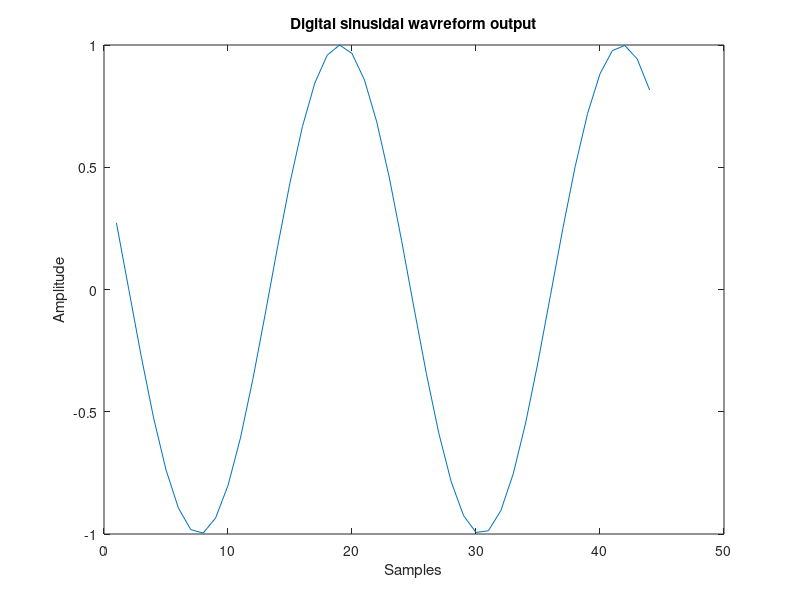

Here is the MATLAB script that generated this plot:
clc,
clear,
close all
% Group 04
% Qingyu Zhang <vn22984@bristol.ac.uk>
% Shuran Yang  <rw22242@bristol.ac.uk>
% Ruilong Liu  <hx22195@bristol.ac.uk>

%frequency
F0 = 440;
Fs = 10e3;
%signal amplitude
A = 1;
%damping factor
r = 1;
SAMPLES = floor(Fs / F0);
omiga = 2* pi * F0 / Fs;

%coefficients
a1 = r * cos (omiga);
a2 = r * r;

%initialize ysin
yout = [A * sin(omiga), 0];
for i =3:1:2* SAMPLES
    y_temp = 2 * a1 * yout(1,i-1) - a2 * yout(1,i-2);
    yout = [yout(1,:), y_temp];
end

plot(yout)
xlabel('Samples');
ylabel('Amplitude');
title('Digital sinusidal wavreform output');
